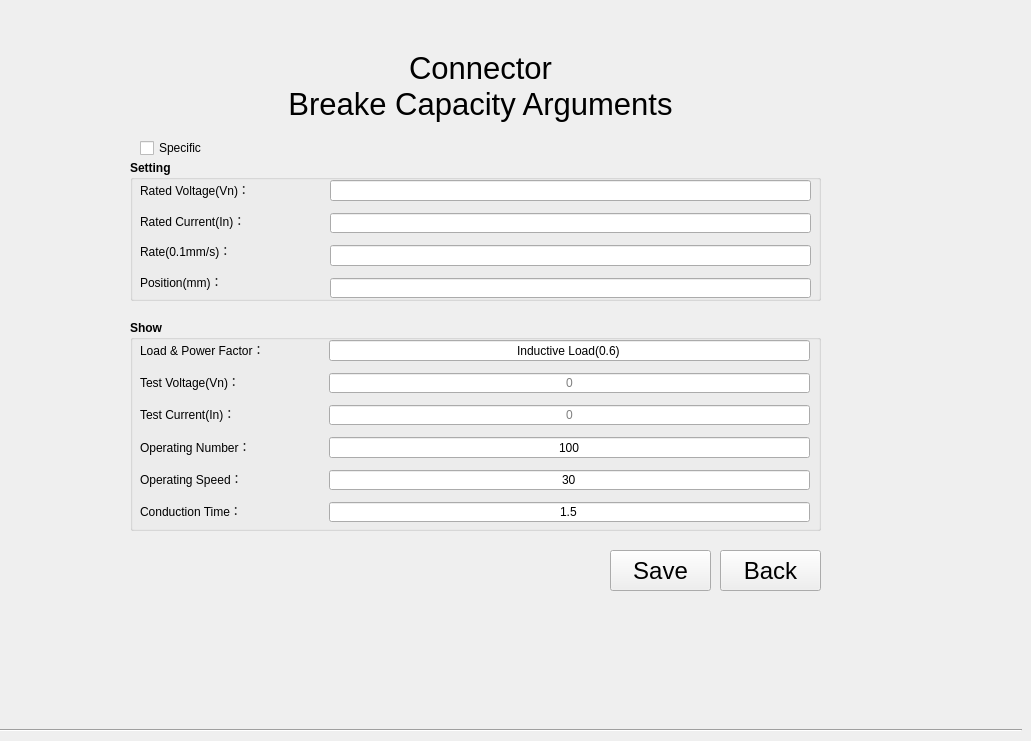
   <widget class="QWidget" name="page_3">
    <widget class="QToolButton" name="toolButton_save20_2">
     <property name="geometry">
      <rect>
       <x>610</x>
       <y>550</y>
       <width>101</width>
       <height>41</height>
      </rect>
     </property>
     <property name="font">
      <font>
       <pointsize>18</pointsize>
      </font>
     </property>
     <property name="text">
      <string>Save</string>
     </property>
    </widget>
    <widget class="QToolButton" name="toolButton_close_24">
     <property name="geometry">
      <rect>
       <x>720</x>
       <y>550</y>
       <width>101</width>
       <height>41</height>
      </rect>
     </property>
     <property name="font">
      <font>
       <pointsize>18</pointsize>
      </font>
     </property>
     <property name="styleSheet">
      <string notr="true"/>
     </property>
     <property name="text">
      <string>Back</string>
     </property>
     <property name="autoRaise">
      <bool>false</bool>
     </property>
    </widget>
    <widget class="Line" name="line_7">
     <property name="geometry">
      <rect>
       <x>0</x>
       <y>729</y>
       <width>1022</width>
       <height>3</height>
      </rect>
     </property>
     <property name="orientation">
      <enum>Qt::Horizontal</enum>
     </property>
    </widget>
    <widget class="QLabel" name="label_9">
     <property name="geometry">
      <rect>
       <x>40</x>
       <y>40</y>
       <width>881</width>
       <height>91</height>
      </rect>
     </property>
     <property name="font">
      <font>
       <pointsize>23</pointsize>
      </font>
     </property>
     <property name="styleSheet">
      <string notr="true">background:transparent;</string>
     </property>
     <property name="text">
      <string>Connector
Breake Capacity Arguments</string>
     </property>
     <property name="alignment">
      <set>Qt::AlignCenter</set>
     </property>
    </widget>
    <widget class="QGroupBox" name="groupBox_29">
     <property name="geometry">
      <rect>
       <x>130</x>
       <y>160</y>
       <width>691</width>
       <height>141</height>
      </rect>
     </property>
     <property name="font">
      <font>
       <weight>75</weight>
       <bold>true</bold>
      </font>
     </property>
     <property name="styleSheet">
      <string notr="true">
#groupBox_login * {background-color: rgb();}</string>
     </property>
     <property name="title">
      <string>Setting</string>
     </property>
     <widget class="QWidget" name="gridLayoutWidget_27">
      <property name="geometry">
       <rect>
        <x>200</x>
        <y>20</y>
        <width>481</width>
        <height>118</height>
       </rect>
      </property>
      <layout class="QGridLayout" name="gridLayout_34">
       <property name="topMargin">
        <number>0</number>
       </property>
       <property name="verticalSpacing">
        <number>12</number>
       </property>
       <item row="0" column="0">
        <widget class="QLineEdit" name="lineEdit_breakingVn_2">
         <property name="toolTip">
          <string>130/250/440(V)</string>
         </property>
         <property name="styleSheet">
          <string notr="true"/>
         </property>
         <property name="alignment">
          <set>Qt::AlignLeading|Qt::AlignLeft|Qt::AlignVCenter</set>
         </property>
        </widget>
       </item>
       <item row="1" column="0">
        <widget class="QLineEdit" name="lineEdit_breakingIn_2">
         <property name="toolTip">
          <string>0-32(A)</string>
         </property>
         <property name="maxLength">
          <number>3</number>
         </property>
         <property name="alignment">
          <set>Qt::AlignLeading|Qt::AlignLeft|Qt::AlignVCenter</set>
         </property>
        </widget>
       </item>
       <item row="2" column="0">
        <widget class="QLineEdit" name="lineEdit_breaking_rate_t_2">
         <property name="toolTip">
          <string>mm/s</string>
         </property>
         <property name="styleSheet">
          <string notr="true"/>
         </property>
         <property name="text">
          <string/>
         </property>
         <property name="maxLength">
          <number>3</number>
         </property>
         <property name="alignment">
          <set>Qt::AlignLeading|Qt::AlignLeft|Qt::AlignVCenter</set>
         </property>
        </widget>
       </item>
       <item row="3" column="0">
        <widget class="QLineEdit" name="lineEdit_breaking_position_t_2">
         <property name="toolTip">
          <string>mm</string>
         </property>
         <property name="text">
          <string/>
         </property>
         <property name="maxLength">
          <number>3</number>
         </property>
         <property name="alignment">
          <set>Qt::AlignLeading|Qt::AlignLeft|Qt::AlignVCenter</set>
         </property>
        </widget>
       </item>
      </layout>
     </widget>
     <widget class="QWidget" name="gridLayoutWidget_26">
      <property name="geometry">
       <rect>
        <x>10</x>
        <y>20</y>
        <width>171</width>
        <height>111</height>
       </rect>
      </property>
      <layout class="QGridLayout" name="gridLayout_33">
       <property name="topMargin">
        <number>0</number>
       </property>
       <property name="verticalSpacing">
        <number>12</number>
       </property>
       <item row="0" column="0">
        <widget class="QLabel" name="label_breakingVn_2">
         <property name="styleSheet">
          <string notr="true"/>
         </property>
         <property name="text">
          <string>Rated Voltage(Vn)：</string>
         </property>
         <property name="alignment">
          <set>Qt::AlignLeading|Qt::AlignLeft|Qt::AlignVCenter</set>
         </property>
        </widget>
       </item>
       <item row="1" column="0">
        <widget class="QLabel" name="label_breakingIn_2">
         <property name="styleSheet">
          <string notr="true"/>
         </property>
         <property name="text">
          <string>Rated Current(In)：</string>
         </property>
         <property name="alignment">
          <set>Qt::AlignLeading|Qt::AlignLeft|Qt::AlignVCenter</set>
         </property>
        </widget>
       </item>
       <item row="2" column="0">
        <widget class="QLabel" name="label_breaking_rate_t_2">
         <property name="styleSheet">
          <string notr="true"/>
         </property>
         <property name="text">
          <string>Rate(0.1mm/s)：</string>
         </property>
         <property name="alignment">
          <set>Qt::AlignLeading|Qt::AlignLeft|Qt::AlignVCenter</set>
         </property>
        </widget>
       </item>
       <item row="3" column="0">
        <widget class="QLabel" name="label_breaking_position_t_2">
         <property name="styleSheet">
          <string notr="true"/>
         </property>
         <property name="text">
          <string>Position(mm)：</string>
         </property>
         <property name="alignment">
          <set>Qt::AlignLeading|Qt::AlignLeft|Qt::AlignVCenter</set>
         </property>
        </widget>
       </item>
      </layout>
     </widget>
    </widget>
    <widget class="QGroupBox" name="groupBox_30">
     <property name="geometry">
      <rect>
       <x>130</x>
       <y>320</y>
       <width>691</width>
       <height>211</height>
      </rect>
     </property>
     <property name="font">
      <font>
       <weight>75</weight>
       <bold>true</bold>
      </font>
     </property>
     <property name="styleSheet">
      <string notr="true">
#groupBox_login * {background-color: rgb();}</string>
     </property>
     <property name="title">
      <string>Show</string>
     </property>
     <widget class="QWidget" name="gridLayoutWidget_24">
      <property name="geometry">
       <rect>
        <x>199</x>
        <y>20</y>
        <width>481</width>
        <height>182</height>
       </rect>
      </property>
      <layout class="QGridLayout" name="gridLayout_31">
       <property name="topMargin">
        <number>0</number>
       </property>
       <property name="verticalSpacing">
        <number>12</number>
       </property>
       <item row="0" column="0">
        <widget class="QLineEdit" name="lineEdit_breakingRn_2">
         <property name="focusPolicy">
          <enum>Qt::NoFocus</enum>
         </property>
         <property name="text">
          <string>Inductive Load(0.6)</string>
         </property>
         <property name="alignment">
          <set>Qt::AlignCenter</set>
         </property>
         <property name="readOnly">
          <bool>true</bool>
         </property>
        </widget>
       </item>
       <item row="1" column="0">
        <widget class="QLineEdit" name="lineEdit_breakingVn_t_2">
         <property name="focusPolicy">
          <enum>Qt::ClickFocus</enum>
         </property>
         <property name="toolTip">
          <string>V</string>
         </property>
         <property name="alignment">
          <set>Qt::AlignCenter</set>
         </property>
         <property name="readOnly">
          <bool>true</bool>
         </property>
         <property name="placeholderText">
          <string>0</string>
         </property>
        </widget>
       </item>
       <item row="2" column="0">
        <widget class="QLineEdit" name="lineEdit_breakingIn_t_2">
         <property name="focusPolicy">
          <enum>Qt::ClickFocus</enum>
         </property>
         <property name="toolTip">
          <string>A</string>
         </property>
         <property name="alignment">
          <set>Qt::AlignCenter</set>
         </property>
         <property name="readOnly">
          <bool>true</bool>
         </property>
         <property name="placeholderText">
          <string>0</string>
         </property>
        </widget>
       </item>
       <item row="3" column="0">
        <widget class="QLineEdit" name="lineEdit_breaking_handleNum_2">
         <property name="focusPolicy">
          <enum>Qt::ClickFocus</enum>
         </property>
         <property name="text">
          <string>100</string>
         </property>
         <property name="alignment">
          <set>Qt::AlignCenter</set>
         </property>
         <property name="readOnly">
          <bool>true</bool>
         </property>
        </widget>
       </item>
       <item row="4" column="0">
        <widget class="QLineEdit" name="lineEdit_breaking_handleRate_2">
         <property name="focusPolicy">
          <enum>Qt::NoFocus</enum>
         </property>
         <property name="toolTip">
          <string>/min</string>
         </property>
         <property name="text">
          <string>30</string>
         </property>
         <property name="alignment">
          <set>Qt::AlignCenter</set>
         </property>
         <property name="readOnly">
          <bool>true</bool>
         </property>
        </widget>
       </item>
       <item row="5" column="0">
        <widget class="QLineEdit" name="lineEdit_breaking_tongTime_2">
         <property name="focusPolicy">
          <enum>Qt::NoFocus</enum>
         </property>
         <property name="toolTip">
          <string>s</string>
         </property>
         <property name="text">
          <string>1.5</string>
         </property>
         <property name="alignment">
          <set>Qt::AlignCenter</set>
         </property>
         <property name="readOnly">
          <bool>true</bool>
         </property>
        </widget>
       </item>
      </layout>
     </widget>
     <widget class="QWidget" name="gridLayoutWidget_25">
      <property name="geometry">
       <rect>
        <x>10</x>
        <y>20</y>
        <width>171</width>
        <height>181</height>
       </rect>
      </property>
      <layout class="QGridLayout" name="gridLayout_32">
       <property name="topMargin">
        <number>0</number>
       </property>
       <property name="verticalSpacing">
        <number>12</number>
       </property>
       <item row="2" column="0">
        <widget class="QLabel" name="label_breakingIn_t_2">
         <property name="styleSheet">
          <string notr="true"/>
         </property>
         <property name="text">
          <string>Test Current(In)：</string>
         </property>
         <property name="alignment">
          <set>Qt::AlignLeading|Qt::AlignLeft|Qt::AlignVCenter</set>
         </property>
        </widget>
       </item>
       <item row="3" column="0">
        <widget class="QLabel" name="label_breaking_handleNum_2">
         <property name="styleSheet">
          <string notr="true"/>
         </property>
         <property name="text">
          <string>Operating Number：</string>
         </property>
         <property name="alignment">
          <set>Qt::AlignLeading|Qt::AlignLeft|Qt::AlignVCenter</set>
         </property>
        </widget>
       </item>
       <item row="4" column="0">
        <widget class="QLabel" name="label_breaking_handleRate_2">
         <property name="styleSheet">
          <string notr="true"/>
         </property>
         <property name="text">
          <string>Operating Speed：</string>
         </property>
         <property name="alignment">
          <set>Qt::AlignLeading|Qt::AlignLeft|Qt::AlignVCenter</set>
         </property>
        </widget>
       </item>
       <item row="0" column="0">
        <widget class="QLabel" name="label_breakingRn_2">
         <property name="styleSheet">
          <string notr="true"/>
         </property>
         <property name="text">
          <string>Load &amp; Power Factor：</string>
         </property>
         <property name="alignment">
          <set>Qt::AlignLeading|Qt::AlignLeft|Qt::AlignVCenter</set>
         </property>
        </widget>
       </item>
       <item row="1" column="0">
        <widget class="QLabel" name="label_breakingVn_t_2">
         <property name="styleSheet">
          <string notr="true"/>
         </property>
         <property name="text">
          <string>Test Voltage(Vn)：</string>
         </property>
         <property name="alignment">
          <set>Qt::AlignLeading|Qt::AlignLeft|Qt::AlignVCenter</set>
         </property>
        </widget>
       </item>
       <item row="5" column="0">
        <widget class="QLabel" name="label_breaking_tongTime_2">
         <property name="styleSheet">
          <string notr="true"/>
         </property>
         <property name="text">
          <string>Conduction Time：</string>
         </property>
         <property name="alignment">
          <set>Qt::AlignLeading|Qt::AlignLeft|Qt::AlignVCenter</set>
         </property>
        </widget>
       </item>
      </layout>
     </widget>
    </widget>
    <widget class="QCheckBox" name="checkBox_breaking_2">
     <property name="geometry">
      <rect>
       <x>140</x>
       <y>140</y>
       <width>101</width>
       <height>16</height>
      </rect>
     </property>
     <property name="text">
      <string>Specific</string>
     </property>
    </widget>
   </widget>
